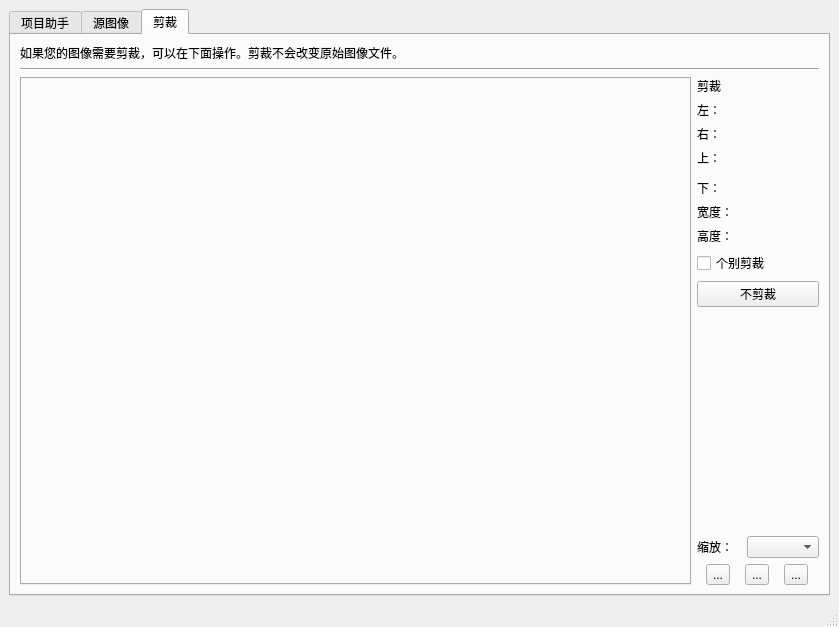
<?xml version="1.0" encoding="UTF-8"?>
<ui version="4.0">
 <class>QPano3MainWindow</class>
 <widget class="QMainWindow" name="QPano3MainWindow">
  <property name="geometry">
   <rect>
    <x>0</x>
    <y>0</y>
    <width>839</width>
    <height>627</height>
   </rect>
  </property>
  <property name="windowTitle">
   <string>MainWindow</string>
  </property>
  <widget class="QWidget" name="centralwidget">
   <layout class="QHBoxLayout" name="horizontalLayout_4">
    <item>
     <layout class="QGridLayout" name="gridLayout_4">
      <item row="0" column="0">
       <widget class="QTabWidget" name="tabWidgetSrcMain">
        <property name="currentIndex">
         <number>2</number>
        </property>
        <widget class="QWidget" name="tabPageAssist">
         <attribute name="title">
          <string>项目助手</string>
         </attribute>
         <layout class="QGridLayout" name="gridLayout">
          <item row="0" column="1">
           <spacer name="horizontalSpacer_2">
            <property name="orientation">
             <enum>Qt::Horizontal</enum>
            </property>
            <property name="sizeHint" stdset="0">
             <size>
              <width>579</width>
              <height>20</height>
             </size>
            </property>
           </spacer>
          </item>
          <item row="5" column="0" alignment="Qt::AlignLeft|Qt::AlignVCenter">
           <widget class="QPushButton" name="pushButtonStitchImg">
            <property name="minimumSize">
             <size>
              <width>120</width>
              <height>25</height>
             </size>
            </property>
            <property name="maximumSize">
             <size>
              <width>120</width>
              <height>25</height>
             </size>
            </property>
            <property name="text">
             <string>2.对准图像...</string>
            </property>
           </widget>
          </item>
          <item row="0" column="0" alignment="Qt::AlignLeft|Qt::AlignVCenter">
           <widget class="QPushButton" name="pushButtonInputImg">
            <property name="minimumSize">
             <size>
              <width>120</width>
              <height>25</height>
             </size>
            </property>
            <property name="maximumSize">
             <size>
              <width>120</width>
              <height>25</height>
             </size>
            </property>
            <property name="text">
             <string>1.加载图像...</string>
            </property>
           </widget>
          </item>
          <item row="6" column="1" colspan="3">
           <spacer name="horizontalSpacer">
            <property name="orientation">
             <enum>Qt::Horizontal</enum>
            </property>
            <property name="sizeHint" stdset="0">
             <size>
              <width>666</width>
              <height>22</height>
             </size>
            </property>
           </spacer>
          </item>
          <item row="6" column="0" alignment="Qt::AlignLeft|Qt::AlignVCenter">
           <widget class="QPushButton" name="pushButtonOutputImg">
            <property name="minimumSize">
             <size>
              <width>120</width>
              <height>25</height>
             </size>
            </property>
            <property name="maximumSize">
             <size>
              <width>120</width>
              <height>25</height>
             </size>
            </property>
            <property name="text">
             <string>3.创建全景图...</string>
            </property>
           </widget>
          </item>
          <item row="5" column="1" colspan="3">
           <spacer name="horizontalSpacer_3">
            <property name="orientation">
             <enum>Qt::Horizontal</enum>
            </property>
            <property name="sizeHint" stdset="0">
             <size>
              <width>666</width>
              <height>22</height>
             </size>
            </property>
           </spacer>
          </item>
          <item row="7" column="0" colspan="4">
           <spacer name="verticalSpacer_2">
            <property name="orientation">
             <enum>Qt::Vertical</enum>
            </property>
            <property name="sizeHint" stdset="0">
             <size>
              <width>792</width>
              <height>357</height>
             </size>
            </property>
           </spacer>
          </item>
          <item row="3" column="3">
           <widget class="QToolButton" name="toolButtonSpinN">
            <property name="text">
             <string>...</string>
            </property>
           </widget>
          </item>
          <item row="1" column="0" rowspan="3" colspan="2">
           <layout class="QHBoxLayout" name="horizontalLayoutInputImgDock">
            <property name="topMargin">
             <number>5</number>
            </property>
            <item>
             <widget class="GwLabelPanel" name="labelImagePanel">
              <property name="text">
               <string>拖拽图片到此</string>
              </property>
              <property name="alignment">
               <set>Qt::AlignCenter</set>
              </property>
             </widget>
            </item>
           </layout>
          </item>
          <item row="0" column="3">
           <widget class="QPushButton" name="pushButtonAdvancedOpts">
            <property name="text">
             <string>高级 &gt;&gt;</string>
            </property>
           </widget>
          </item>
          <item row="4" column="0" colspan="4">
           <widget class="QGroupBox" name="groupBoxCameraParam">
            <property name="title">
             <string>相机/镜头参数</string>
            </property>
           </widget>
          </item>
          <item row="1" column="3">
           <widget class="QToolButton" name="toolButtonSpinP">
            <property name="autoFillBackground">
             <bool>true</bool>
            </property>
            <property name="text">
             <string>...</string>
            </property>
            <property name="checkable">
             <bool>false</bool>
            </property>
            <property name="autoRepeat">
             <bool>false</bool>
            </property>
            <property name="autoRaise">
             <bool>false</bool>
            </property>
           </widget>
          </item>
         </layout>
        </widget>
        <widget class="QWidget" name="tabPageSrcImg">
         <property name="enabled">
          <bool>true</bool>
         </property>
         <attribute name="title">
          <string>源图像</string>
         </attribute>
         <layout class="QVBoxLayout" name="verticalLayout">
          <item>
           <widget class="QLabel" name="labelSrcTabpage">
            <property name="text">
             <string>点击以下添加按钮为您的全景图选择图像。您也能够从资源管理器拖动文件到该窗口。</string>
            </property>
           </widget>
          </item>
          <item>
           <widget class="Line" name="lineSrcTabpage">
            <property name="orientation">
             <enum>Qt::Horizontal</enum>
            </property>
           </widget>
          </item>
          <item>
           <widget class="QTableWidget" name="tableWidgetSrcImage"/>
          </item>
          <item>
           <layout class="QHBoxLayout" name="horizontalLayout_2">
            <item>
             <widget class="QToolButton" name="toolButton_6">
              <property name="text">
               <string>...</string>
              </property>
             </widget>
            </item>
            <item>
             <widget class="QToolButton" name="toolButton_8">
              <property name="text">
               <string>...</string>
              </property>
             </widget>
            </item>
            <item>
             <widget class="QToolButton" name="toolButton_7">
              <property name="text">
               <string>...</string>
              </property>
             </widget>
            </item>
            <item>
             <widget class="Line" name="line_3">
              <property name="orientation">
               <enum>Qt::Vertical</enum>
              </property>
             </widget>
            </item>
            <item>
             <widget class="QToolButton" name="toolButton_5">
              <property name="text">
               <string>...</string>
              </property>
             </widget>
            </item>
            <item>
             <widget class="QToolButton" name="toolButton_9">
              <property name="text">
               <string>...</string>
              </property>
             </widget>
            </item>
            <item>
             <widget class="Line" name="line_4">
              <property name="orientation">
               <enum>Qt::Vertical</enum>
              </property>
             </widget>
            </item>
            <item>
             <widget class="QToolButton" name="toolButton_4">
              <property name="text">
               <string>...</string>
              </property>
             </widget>
            </item>
            <item>
             <widget class="QToolButton" name="toolButton_10">
              <property name="text">
               <string>...</string>
              </property>
             </widget>
            </item>
            <item>
             <spacer name="horizontalSpacer_5">
              <property name="orientation">
               <enum>Qt::Horizontal</enum>
              </property>
              <property name="sizeHint" stdset="0">
               <size>
                <width>40</width>
                <height>20</height>
               </size>
              </property>
             </spacer>
            </item>
           </layout>
          </item>
         </layout>
        </widget>
        <widget class="QWidget" name="tabPageEditImg">
         <attribute name="title">
          <string>剪裁</string>
         </attribute>
         <layout class="QGridLayout" name="gridLayout_2">
          <item row="2" column="1">
           <widget class="QLabel" name="label_6">
            <property name="text">
             <string>剪裁</string>
            </property>
           </widget>
          </item>
          <item row="3" column="1">
           <widget class="QLabel" name="label_5">
            <property name="text">
             <string>左：</string>
            </property>
           </widget>
          </item>
          <item row="2" column="0" rowspan="13">
           <widget class="QTabWidget" name="tabWidgetEditImage">
            <property name="currentIndex">
             <number>-1</number>
            </property>
           </widget>
          </item>
          <item row="4" column="1">
           <widget class="QLabel" name="label_2">
            <property name="text">
             <string>右：</string>
            </property>
           </widget>
          </item>
          <item row="11" column="1" colspan="2">
           <widget class="QPushButton" name="pushButton">
            <property name="text">
             <string>不剪裁</string>
            </property>
           </widget>
          </item>
          <item row="9" column="1">
           <widget class="QLabel" name="label_7">
            <property name="text">
             <string>高度：</string>
            </property>
           </widget>
          </item>
          <item row="13" column="1">
           <widget class="QLabel" name="label_9">
            <property name="text">
             <string>缩放：</string>
            </property>
           </widget>
          </item>
          <item row="8" column="1">
           <widget class="QLabel" name="label_8">
            <property name="text">
             <string>宽度：</string>
            </property>
           </widget>
          </item>
          <item row="13" column="2">
           <widget class="QComboBox" name="comboBox"/>
          </item>
          <item row="14" column="1" colspan="2">
           <layout class="QHBoxLayout" name="horizontalLayout">
            <item>
             <widget class="QToolButton" name="toolButton">
              <property name="text">
               <string>...</string>
              </property>
             </widget>
            </item>
            <item>
             <widget class="QToolButton" name="toolButton_2">
              <property name="text">
               <string>...</string>
              </property>
             </widget>
            </item>
            <item>
             <widget class="QToolButton" name="toolButton_3">
              <property name="text">
               <string>...</string>
              </property>
             </widget>
            </item>
           </layout>
          </item>
          <item row="10" column="1" colspan="2">
           <widget class="QCheckBox" name="checkBox">
            <property name="text">
             <string>个别剪裁</string>
            </property>
           </widget>
          </item>
          <item row="5" column="1">
           <widget class="QLabel" name="label_3">
            <property name="text">
             <string>上：</string>
            </property>
           </widget>
          </item>
          <item row="12" column="1" colspan="2">
           <spacer name="verticalSpacer_3">
            <property name="orientation">
             <enum>Qt::Vertical</enum>
            </property>
            <property name="sizeHint" stdset="0">
             <size>
              <width>122</width>
              <height>260</height>
             </size>
            </property>
           </spacer>
          </item>
          <item row="7" column="1">
           <widget class="QLabel" name="label_4">
            <property name="text">
             <string>下：</string>
            </property>
           </widget>
          </item>
          <item row="0" column="0">
           <widget class="QLabel" name="label">
            <property name="text">
             <string>如果您的图像需要剪裁，可以在下面操作。剪裁不会改变原始图像文件。</string>
            </property>
           </widget>
          </item>
          <item row="1" column="0" colspan="3">
           <widget class="Line" name="line">
            <property name="orientation">
             <enum>Qt::Horizontal</enum>
            </property>
           </widget>
          </item>
         </layout>
        </widget>
       </widget>
      </item>
     </layout>
    </item>
   </layout>
  </widget>
  <widget class="QMenuBar" name="menubar">
   <property name="geometry">
    <rect>
     <x>0</x>
     <y>0</y>
     <width>839</width>
     <height>23</height>
    </rect>
   </property>
  </widget>
  <widget class="QStatusBar" name="statusbar"/>
 </widget>
 <customwidgets>
  <customwidget>
   <class>GwLabelPanel</class>
   <extends>QLabel</extends>
   <header location="global">GwLabelPanel.h</header>
  </customwidget>
 </customwidgets>
 <resources>
  <include location="QPano3.qrc"/>
 </resources>
 <connections>
  <connection>
   <sender>pushButtonInputImg</sender>
   <signal>clicked(bool)</signal>
   <receiver>QPano3MainWindow</receiver>
   <slot>setInputFile()</slot>
   <hints>
    <hint type="sourcelabel">
     <x>68</x>
     <y>68</y>
    </hint>
    <hint type="destinationlabel">
     <x>5</x>
     <y>58</y>
    </hint>
   </hints>
  </connection>
 </connections>
 <slots>
  <slot>setInputFile()</slot>
 </slots>
</ui>
